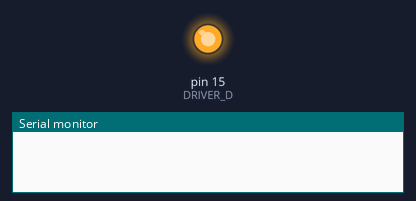
A sketch run on a simulated Arduino Uno, built with avr-gcc and run on an emulated ATmega328P. Parts: output pins drawn as LEDs (lit = HIGH), the last lines printed to the serial monitor. Pins used as bus, display or sensor lines are not drawn.

Above: at 2.5 s.
At 7.5 s:
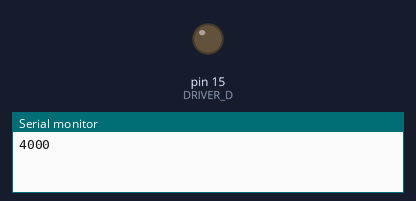
Timing chart, 0 to 13.0 s (numbered marks = the images above):
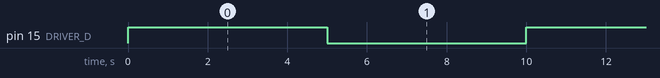

The sketch:

stepper.ino
```cpp
#define DRIVER_E 14 // enable
#define DRIVER_D 15 // direction
#define DIRECT_A 16
#define DIRECT_B 17
#define DIRECT_C 18
#define DIRECT_D 19

#define PWMSERVO 9
#define PWMSTEPPER 11

void setup() {
  // put your setup code here, to run once:
  pinMode(DRIVER_D,OUTPUT);
  pinMode(PWMSTEPPER,OUTPUT);
  Serial.begin(9600);

}

void loop() {
  // put your main code here, to run repeatedly:
  //min 420
  //total delaymicroseconds * k = time
  for(int i=0;i<20;i++){

    digitalWrite(DRIVER_D,HIGH); // HIGH = CW, LOW = CCW
    int startt = millis();
    for(int k=0;k<200;k++){
      digitalWrite(PWMSTEPPER,HIGH);
      delayMicroseconds(10000);
      digitalWrite(PWMSTEPPER,LOW);
      delayMicroseconds(10000);
//      Serial.println(k);
    }

    int endd = millis() - startt;
    delay(1000);
    Serial.print(endd);
    digitalWrite(DRIVER_D,LOW); // HIGH = CW, LOW = CCW
    for(int k=0;k<200;k++){
      digitalWrite(PWMSTEPPER,HIGH);
      delayMicroseconds(10000);
      digitalWrite(PWMSTEPPER,LOW);
      delayMicroseconds(10000);
    }
    delay(1000);
  }
  while(1){};
}
```

Measured:
- by itself, pin 15 (DRIVER_D): alternates HIGH for 5.0 s and LOW for 5.0 s
